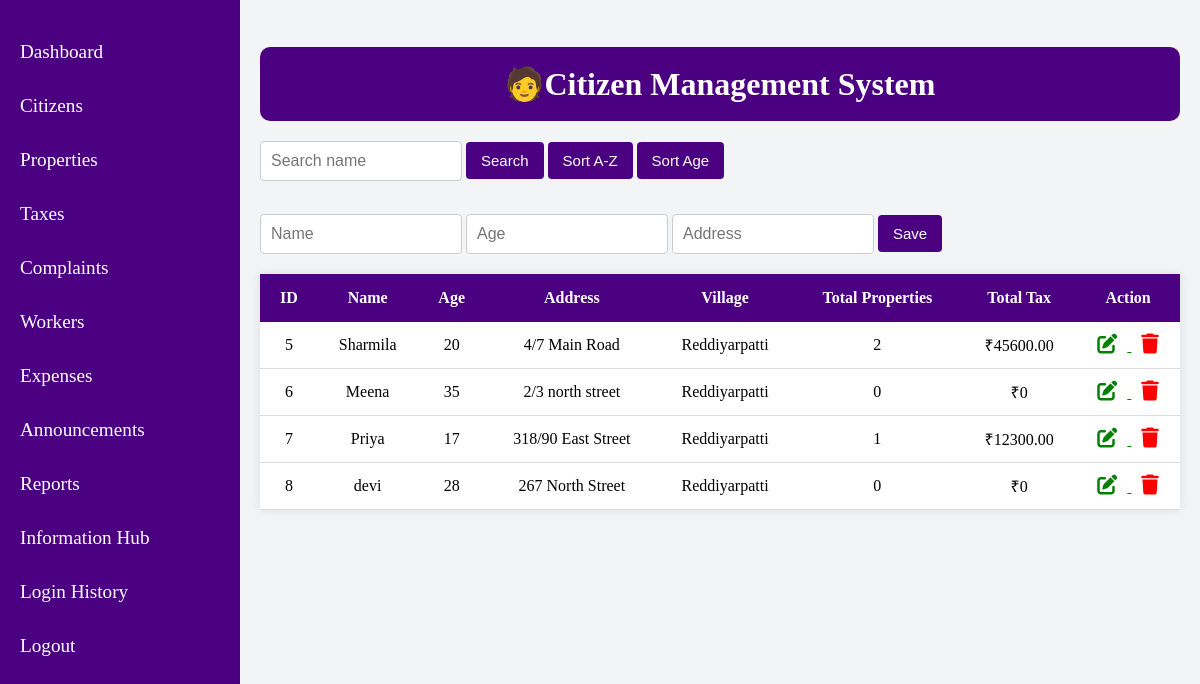
Screenshot of /admin/citizens.php (signed in) with the database file from the repository.
### tables this page shows
CREATE TABLE `citizens` (
  `id` int(11) NOT NULL,
  `name` varchar(100) NOT NULL,
  `age` int(11) NOT NULL,
  `address` varchar(255) NOT NULL,
  `village` varchar(100) NOT NULL
);

### admin/citizens.php (the view, shortened to what this page needs)
<?php
include("php/db.php");
$edit = null;
$query = "SELECT * FROM citizens";
$result = mysqli_query($conn, $query);
?>
<!DOCTYPE html>
<html>
<head>
<link rel="stylesheet" href="https://cdnjs.cloudflare.com/ajax/libs/font-awesome/6.5.0/css/all.min.css">
</head>
<body>
<div class="sidebar">
    <ul>
        <li><a href="dashboard.php">Dashboard</a></li>
        <li><a href="citizens.php">Citizens</a></li>
        <li><a href="properties.php">Properties</a></li>
        <li><a href="taxes.php">Taxes</a></li>
        <li><a href="complaints.php">Complaints</a></li>
        <li><a href="workers.php">Workers</a></li>
        <li><a href="expenses.php">Expenses</a></li>
        <li><a href="announcements.php">Announcements</a></li>
        <li><a href="reports.php">Reports</a></li>
        <li><a href="village_hub/village_dashboard.php">Information Hub</a></li>
        <li><a href="login_history.php">Login History</a></li>
        <li><a href="php/logout.php">Logout</a></li>
    </ul>
</div>
<div class="main">
<h2 class="heading">🧑Citizen Management System</h2>
<form method="GET">
    <input type="text" name="search" placeholder="Search name">
    <button>Search</button>
    <a href="?sort=name"><button type="button">Sort A-Z</button></a>
    <a href="?sort=age"><button type="button">Sort Age</button></a>
</form>
<br>
<form method="POST">
<input type="text" name="name" placeholder="Name" value="<?= $edit['name'] ?? '' ?>" required>
<input type="number" name="age" placeholder="Age" value="<?= $edit['age'] ?? '' ?>" required>
<input type="text" name="address" placeholder="Address" value="<?= $edit['address'] ?? '' ?>" required>
<?php if($edit){ ?>
<button name="update">Update</button>
<?php } else { ?>
<button name="add">Save</button>
<?php } ?>
</form>
<table>
<tr>
    <th>ID</th>
    <th>Name</th>
    <th>Age</th>
    <th>Address</th>
    <th>Village</th>
    <th>Total Properties</th>
    <th>Total Tax</th>
    <th>Action</th>
</tr>
<?php while($row = mysqli_fetch_assoc($result)) {
    $cid = $row['id'];
    $p = mysqli_query($conn, "SELECT COUNT(*) as total FROM properties WHERE citizen_id='$cid'");
    $prop = mysqli_fetch_assoc($p);
    $total_properties = $prop['total'];
    $t = mysqli_query($conn, "SELECT SUM(total) as tax FROM taxes WHERE citizen_id='$cid'");
    $tax = mysqli_fetch_assoc($t);
    $total_tax = $tax['tax'] ?? 0;
?>
<tr>
    <td><?= $row['id'] ?></td>
    <td><?= $row['name'] ?></td>
    <td><?= $row['age'] ?></td>
    <td><?= $row['address'] ?></td>
    <td><?= $row['village'] ?></td>
    <td><?= $total_properties ?></td>
    <td>₹<?= $total_tax ?></td>
    <td>
        <a href="?edit=<?= $row['id'] ?>" style="color:green; margin-right:10px;">
            <i class="fas fa-edit"></i>
        </a>
        <a href="?delete=<?= $row['id'] ?>" style="color:red;"
           onclick="return confirm('Are you sure to delete?');">
            <i class="fas fa-trash"></i>
        </a>
    </td>
</tr>
<?php } ?>
</table>
</div>
</body>
</html>

### admin/citizens.php (style rules this page uses)
body { margin:0; background:#f3f4f6; font-family:'Playfair Display', serif; overflow-x:hidden; }
.sidebar { width: 240px; height: 100%; background: indigo; color: white; padding-top: 15px; position: fixed; overflow-y:auto; }
.sidebar ul { list-style: none; padding: 0; }
.sidebar ul li { margin: 12px 0; font-size:larger; }
.sidebar ul li a { padding: 10px 20px; display: block; color: white; text-decoration: none; }
.main { margin-left:240px; padding:20px; width:calc(100% - 240px); box-sizing:border-box; }
.heading { background:indigo; color:white; text-align:center; font-size:32px; font-weight:bold; padding:18px; border-radius:10px; margin-bottom:20px; }
form { margin-bottom:15px; }
input { padding:10px; width:180px; border:1px solid #ccc; border-radius:4px; font-size:16px; }
button { padding:10px 15px; background:indigo; color:white; border:none; border-radius:4px; cursor:pointer; font-size:15px; }
table { width:100%; background:white; border-collapse:collapse; margin-top:20px; box-shadow:0 0 10px rgba(0,0,0,0.1); }
th { background:indigo; color:white; padding:15px; text-align:center; }
td { padding:12px; border-bottom:1px solid #ddd; text-align:center; }
.fa-edit { color:green; font-size:20px; margin-right:10px; }
.fa-trash { color:red; font-size:20px; }

### rows the page displays
citizens: id "5", name "Sharmila", age "20", address "4/7 Main Road", village "Reddiyarpatti", total_properties "2", total_tax "45600.00"
citizens: id "6", name "Meena", age "35", address "2/3 north street", village "Reddiyarpatti", total_properties "0", total_tax "0"
citizens: id "7", name "Priya", age "17", address "318/90 East Street", village "Reddiyarpatti", total_properties "1", total_tax "12300.00"
citizens: id "8", name "devi", age "28", address "267 North Street", village "Reddiyarpatti", total_properties "0", total_tax "0"
